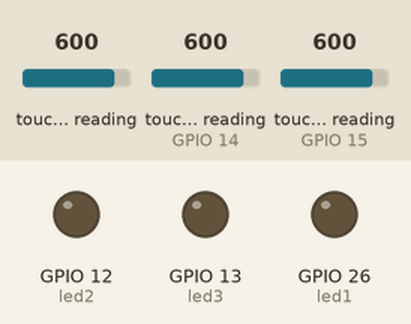
This program was run on a simulated ESP32 board running MicroPython. On the bench: output pins drawn as LEDs (lit = HIGH). Dashed ring = blinking. The test bench sets the inputs (shaded band); at power-on: touch-pad reading 600, touch-pad reading (sensors on GPIO 14, GPIO 15) 600.

Above: at 1.2 s.
1.3 s: touch-pad reading (sensor 0) set to 160
2.8 s: touch-pad reading (sensor 0) set to 137
At 3.2 s:
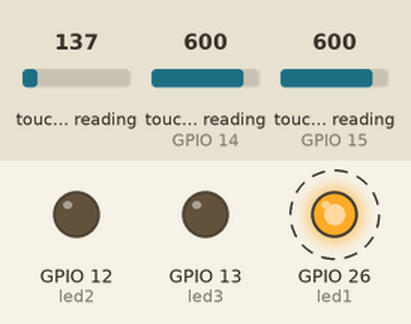
5.8 s: touch-pad reading (sensor on GPIO 14) set to 161
8.8 s: touch-pad reading (sensor on GPIO 14) set to 143
At 9.08 s:
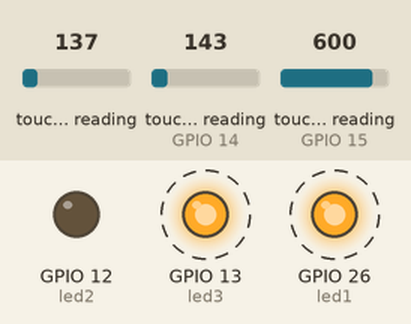
11.8 s: touch-pad reading (sensor on GPIO 15) set to 158
14.8 s: touch-pad reading (sensor on GPIO 15) set to 139
At 18.2 s:
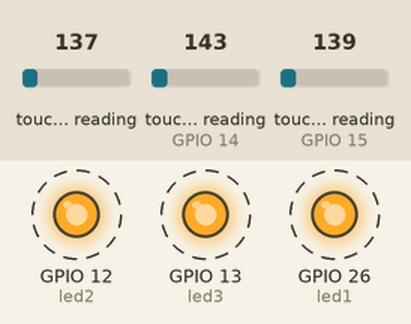
Timing chart, 0 to 18.8 s (numbered marks = the images above; inputs shaded):
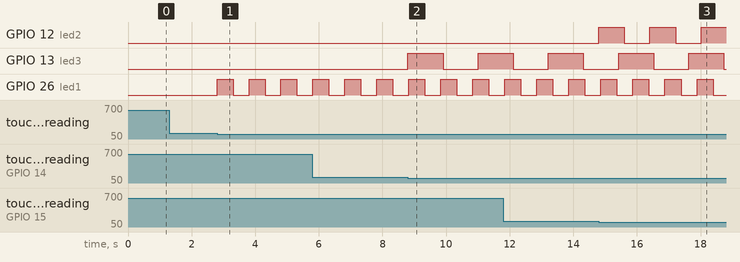

Measured:
- the behaviour switches between 150 and 149 on touch-pad reading (sensor 0) (found by bisection; images 0 and 1)
- the behaviour switches between 150 and 149 on touch-pad reading (sensor on GPIO 14) (found by bisection; images 1 and 2)
- the behaviour switches between 150 and 149 on touch-pad reading (sensor on GPIO 15) (found by bisection; images 2 and 3)
- after the input at 1.3 s, every drawn part: stays the same
- after the input at 2.8 s, GPIO 26 (led1): alternates HIGH for 0.50 s and LOW for 0.50 s, starting at once
- after the input at 8.8 s, GPIO 13 (led3): LOW → HIGH at once, → LOW 1.1 s later, → HIGH 1.1 s later
- after the input at 14.8 s, GPIO 12 (led2): alternates HIGH for 0.81 s and LOW for 0.80 s, starting at once

The program:

oevelse_3_4_nbd_blink_led.py
```python
from machine import TouchPad, Pin
from time import ticks_ms
"""
prog #8 - øvelse 3.4
Prøv at lave en klasse til at blinke LED’er med non-blocking delays med ticks_ms.
Klasen skal tage et Pin objekt som 1. argument og perioden i millisekunder
der skal blinkes med som 2. argument.
"""


# på educaboard kan pin 0, 14, 15 bruges til touch
touch1 = TouchPad(Pin(0, Pin.IN))
touch2 = TouchPad(Pin(15, Pin.IN))
touch3 = TouchPad(Pin(14, Pin.IN))

led1 = Pin(26, Pin.OUT)
# husk at forbind educaboard pins til LED2 og LED3 med dupont kabler
led2 = Pin(12, Pin.OUT) # JP6 GP2 → MISO
led3 = Pin(13, Pin.OUT) # GP3 → MOSI på JP1

class Blink:
    def __init__(self, led, period):
        self.start = ticks_ms()
        self.led = led
        self.period = period

    def toggle(self):
        if ticks_ms() - self.start > self.period:
            self.led.value(not self.led.value())
            self.start = ticks_ms()

red = Blink(led1, 500)
yellow = Blink(led2, 800)
green = Blink(led3, 1100)

while True:
    if touch1.read() < 150:
        red.toggle()

    if touch2.read() < 150:
        yellow.toggle()

    if touch3.read() < 150:
        green.toggle()
```
